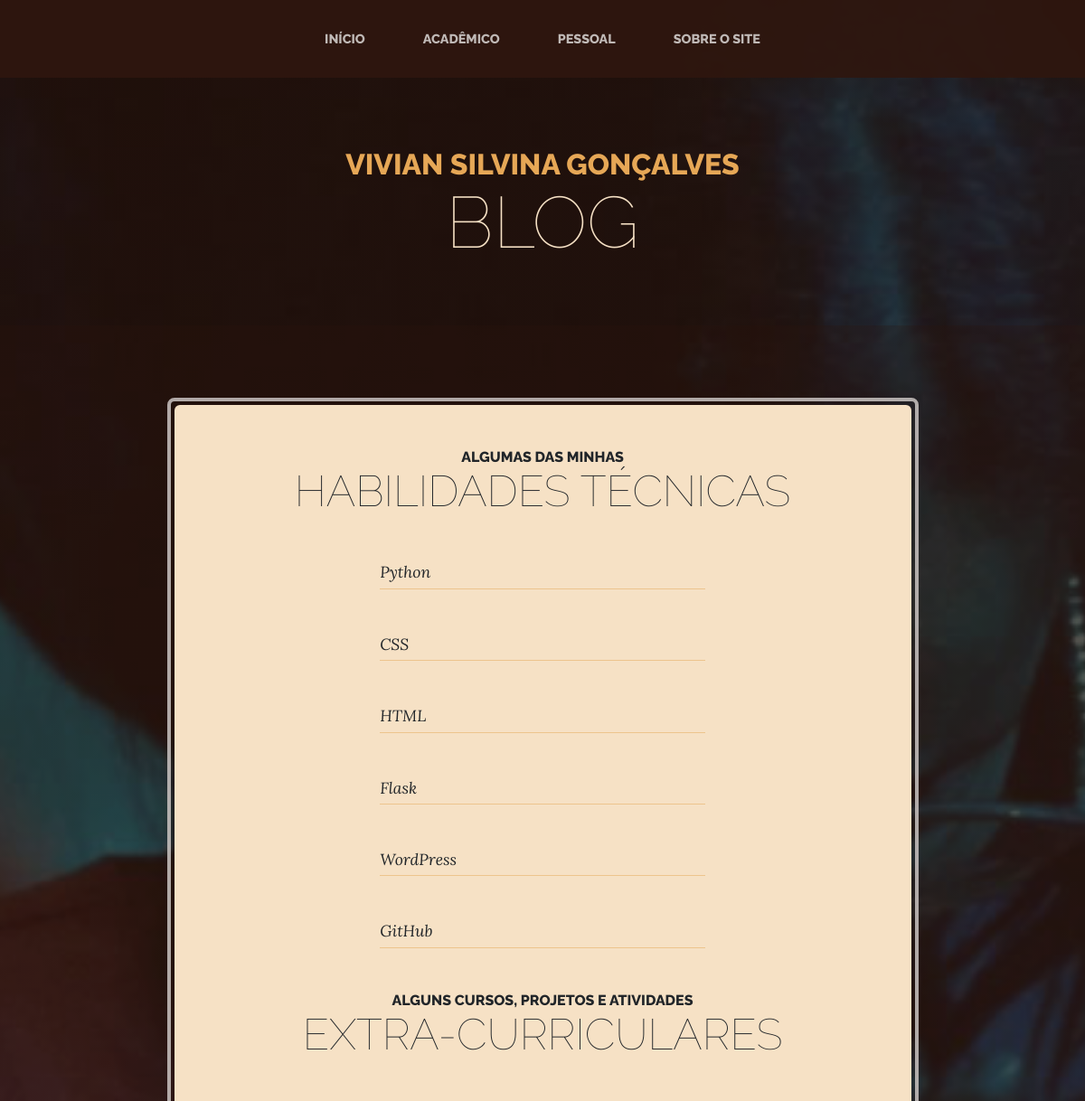
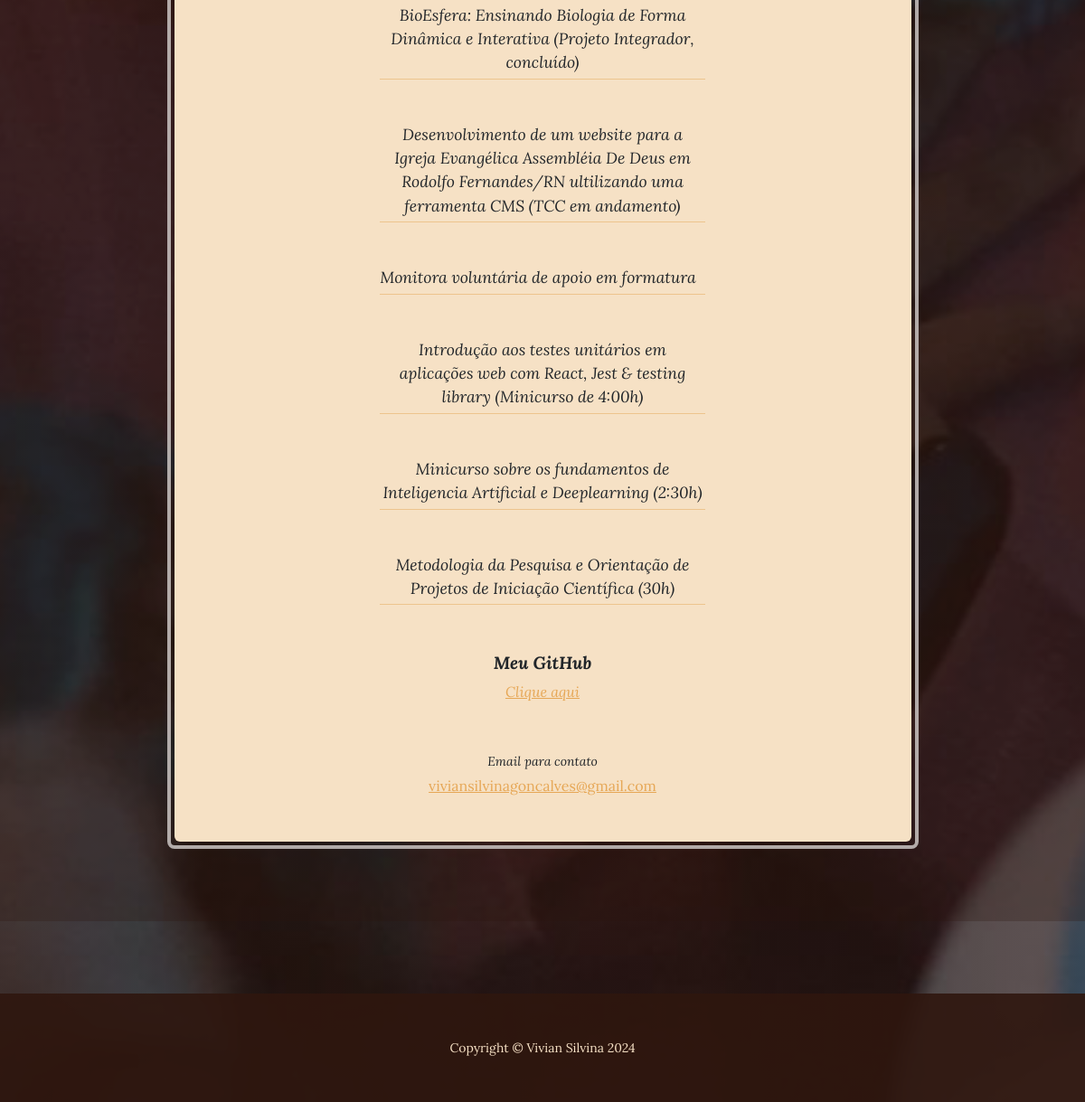
The page /academico/ on the database its author committed (2 pictures, top to bottom).
### blog/models.py (models this page shows, shortened)
class Habilidades_tecnicas(models.Model):
    nome = models.CharField(max_length=100)
    descricao = models.TextField(blank=True)

class Atividades_extra(models.Model):
    nome = models.CharField(max_length=200)
    descricao = models.TextField(blank=True)

### blog/views.py (the view)
# urls.py: path('academico/', views.academico, name='academico'),
def academico(request):
    habilidades = Habilidades_tecnicas.objects.all()
    atividades = Atividades_extra.objects.all()
    contexto = {
        'lista': habilidades,
        'cursos': atividades,
    }
    return render(request, 'academico.html', contexto)

### blog/templates/academico.html
{% extends 'base.html' %}
{% block content %}
<section class="page-section cta">
    <div class="container">
        <div class="row">
            <div class="col-xl-9 mx-auto">
                <div class="cta-inner bg-faded text-center rounded">
                    <h2 class="section-heading mb-5">
                        <span class="section-heading-upper">Algumas das minhas</span>
                        <span class="section-heading-lower">habilidades técnicas</span>
                    </h2>
                    {%for habilidades in lista%}
                    <ul class="list-unstyled list-hours mb-5 text-left mx-auto">
                        <li class="list-unstyled-item list-hours-item d-flex">
                            {{habilidades.nome}}
                        </li>
                    </ul>
                    {%endfor%}
                    <h2 class="section-heading mb-5">
                        <span class="section-heading-upper">Alguns cursos, projetos e atividades</span>
                        <span class="section-heading-lower">extra-curriculares</span>
                    </h2>
                    {%for atividades in cursos%}
                    <ul class="list-unstyled list-hours mb-5 text-left mx-auto">
                        <li class="list-unstyled-item list-hours-item d-flex">
                            {{atividades.nome}}
                        </li>
                    </ul>
                    {%endfor%}
                    <p class="address mb-5">
                        <em>
                            <strong>Meu GitHub</strong>
                            <br />
                            <a href="https://github.com/viviansilvina">Clique aqui</a>
                        </em>
                    </p>
                    <p class="mb-0">
                        <small><em>Email para contato</em></small>
                        <br />
                        <a href="mailto:viviansilvinagoncalves@gmail.com">viviansilvinagoncalves@gmail.com</a>
                    </p>
                </div>
            </div>
        </div>
    </div>
</section>
{% endblock %}

### rows shown on the page
Habilidades_tecnicas: nome "Python"
Habilidades_tecnicas: nome "CSS"
Habilidades_tecnicas: nome "HTML"
Habilidades_tecnicas: nome "Flask"
Habilidades_tecnicas: nome "WordPress"
Habilidades_tecnicas: nome "GitHub"
Atividades_extra: nome "BioEsfera: Ensinando Biologia de Forma Dinâmica e Interativa (Projeto Integrador, concluído)"
Atividades_extra: nome "Desenvolvimento de um website para a Igreja Evangélica Assembléia De Deus em Rodolfo Fernandes/RN ultilizando uma ferramenta CMS (TCC em andamento)"
Atividades_extra: nome "Monitora voluntária de apoio em formatura"
Atividades_extra: nome "Introdução aos testes unitários em aplicações web com React, Jest & testing library (Minicurso de 4:00h)"
Atividades_extra: nome "Minicurso sobre os fundamentos de Inteligencia Artificial e Deeplearning (2:30h)"
Atividades_extra: nome "Metodologia da Pesquisa e Orientação de Projetos de Iniciação Científica (30h)"
